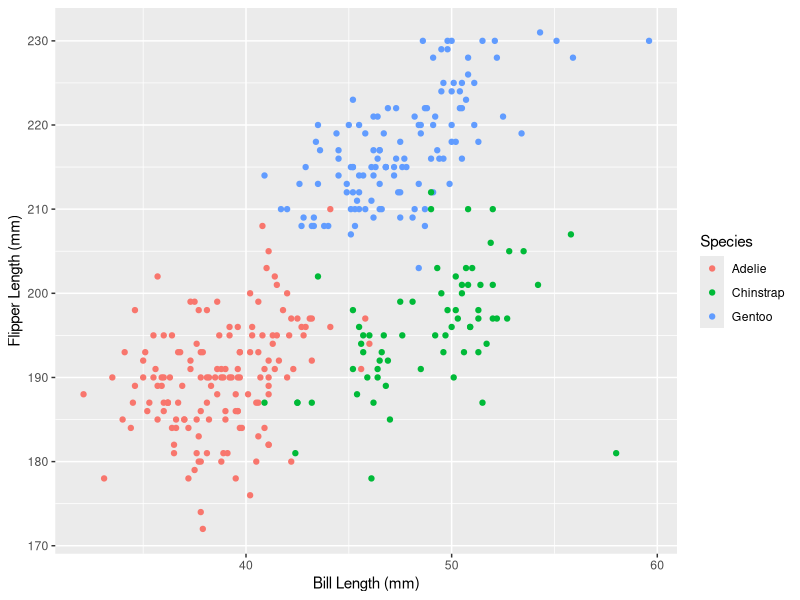
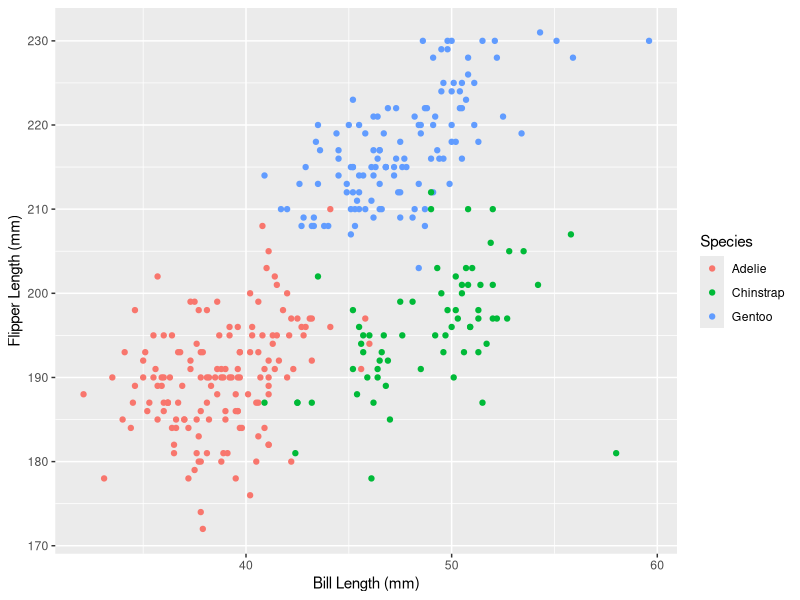

Source code (R) for these figures, in order:
## ---- chunk 1

data("penguins", package = "palmerpenguins")

## ---- chunk 2

library(tidyverse)

## ---- chunk 3

penguins %>%
  ggplot(aes(x = bill_length_mm,
             y = flipper_length_mm,
             color = species)) +
  geom_point() + 
  xlab("Bill Length (mm)") + ylab("Flipper Length (mm)") + 
  labs(color = "Species")

ggsave("hw1_penguinsscatterplot.jpeg")

## ---- chunk 4

hw1_df = 
  hw1_df = tibble(
  norm_samp = rnorm(10),
  norm_samp_pos = norm_samp > 0,
  var_char = c("A", "B", "C", "D", "E", "F", "G", "H", "I", "J"),
    var_factor = factor(c("male", "female", "nonbinary", "male", "male", "nonbinary", "male", "male", "female", "nonbinary")),
  )

x <- c("A", "B", "C", "D", "E", "F", "G", "H", "I", "J")
vectorLength = length(x)
cat("Length of vector x is :", vectorLength)

y <- c("male", "female", "nonbinary", "male", "male", "nonbinary", "male", "male", "female", "nonbinary")
vectorLength = length(y)
cat("Length of vector y is :", vectorLength)

